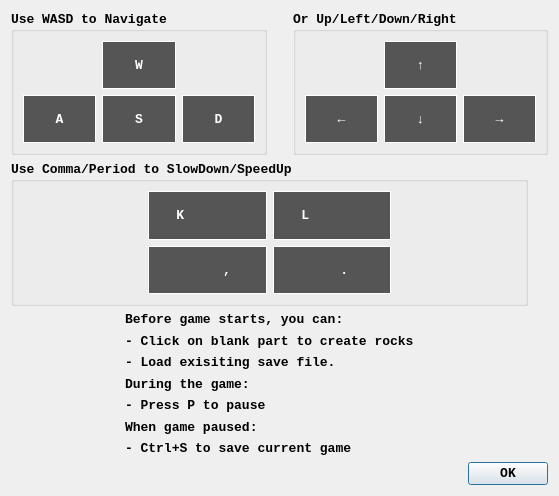
<?xml version="1.0" encoding="UTF-8"?>
<ui version="4.0">
 <class>Help</class>
 <widget class="QDialog" name="Help">
  <property name="geometry">
   <rect>
    <x>0</x>
    <y>0</y>
    <width>559</width>
    <height>496</height>
   </rect>
  </property>
  <property name="font">
   <font>
    <family>Courier New</family>
    <pointsize>10</pointsize>
    <weight>75</weight>
    <bold>true</bold>
   </font>
  </property>
  <property name="windowTitle">
   <string>Help</string>
  </property>
  <layout class="QVBoxLayout" name="verticalLayout_2">
   <item>
    <layout class="QVBoxLayout" name="verticalLayout">
     <item>
      <layout class="QHBoxLayout" name="horizontalLayout">
       <item>
        <layout class="QHBoxLayout" name="horizontalLayout_4">
         <item>
          <widget class="QGroupBox" name="groupBox">
           <property name="title">
            <string>Use WASD to Navigate</string>
           </property>
           <layout class="QGridLayout" name="gridLayout_3">
            <item row="0" column="1">
             <layout class="QGridLayout" name="gridLayout_2">
              <item row="1" column="1">
               <widget class="QLabel" name="label_5">
                <property name="styleSheet">
                 <string notr="true">background-color:rgb(85, 85, 85);
border: 1px solid white;
color: white;
font: 87 9pt &quot;Arial Black&quot;;</string>
                </property>
                <property name="text">
                 <string>S</string>
                </property>
                <property name="alignment">
                 <set>Qt::AlignCenter</set>
                </property>
               </widget>
              </item>
              <item row="1" column="0">
               <widget class="QLabel" name="label_4">
                <property name="styleSheet">
                 <string notr="true">background-color:rgb(85, 85, 85);
border: 1px solid white;
color: white;
font: 87 9pt &quot;Arial Black&quot;;</string>
                </property>
                <property name="text">
                 <string>A</string>
                </property>
                <property name="alignment">
                 <set>Qt::AlignCenter</set>
                </property>
               </widget>
              </item>
              <item row="1" column="2">
               <widget class="QLabel" name="label_6">
                <property name="styleSheet">
                 <string notr="true">background-color:rgb(85, 85, 85);
border: 1px solid white;
color: white;
font: 87 9pt &quot;Arial Black&quot;;</string>
                </property>
                <property name="text">
                 <string>D</string>
                </property>
                <property name="alignment">
                 <set>Qt::AlignCenter</set>
                </property>
               </widget>
              </item>
              <item row="0" column="1">
               <widget class="QLabel" name="label_2">
                <property name="styleSheet">
                 <string notr="true">background-color:rgb(85, 85, 85);
border: 1px solid white;
color: white;
font: 87 9pt &quot;Arial Black&quot;;</string>
                </property>
                <property name="text">
                 <string>W</string>
                </property>
                <property name="alignment">
                 <set>Qt::AlignCenter</set>
                </property>
               </widget>
              </item>
             </layout>
            </item>
           </layout>
          </widget>
         </item>
         <item>
          <spacer name="verticalSpacer_2">
           <property name="orientation">
            <enum>Qt::Vertical</enum>
           </property>
           <property name="sizeHint" stdset="0">
            <size>
             <width>20</width>
             <height>40</height>
            </size>
           </property>
          </spacer>
         </item>
         <item>
          <widget class="QGroupBox" name="groupBox_2">
           <property name="title">
            <string>Or Up/Left/Down/Right</string>
           </property>
           <layout class="QGridLayout" name="gridLayout_5">
            <item row="0" column="0">
             <layout class="QGridLayout" name="gridLayout_4">
              <item row="0" column="1">
               <widget class="QLabel" name="label_3">
                <property name="styleSheet">
                 <string notr="true">background-color:rgb(85, 85, 85);
border: 1px solid white;
color: white;
font: 87 9pt &quot;Arial Black&quot;;</string>
                </property>
                <property name="text">
                 <string>↑</string>
                </property>
                <property name="alignment">
                 <set>Qt::AlignCenter</set>
                </property>
               </widget>
              </item>
              <item row="1" column="0">
               <widget class="QLabel" name="label_8">
                <property name="styleSheet">
                 <string notr="true">background-color:rgb(85, 85, 85);
border: 1px solid white;
color: white;
font: 87 9pt &quot;Arial Black&quot;;</string>
                </property>
                <property name="text">
                 <string>←</string>
                </property>
                <property name="alignment">
                 <set>Qt::AlignCenter</set>
                </property>
               </widget>
              </item>
              <item row="1" column="1">
               <widget class="QLabel" name="label_9">
                <property name="styleSheet">
                 <string notr="true">background-color:rgb(85, 85, 85);
border: 1px solid white;
color: white;
font: 87 9pt &quot;Arial Black&quot;;</string>
                </property>
                <property name="text">
                 <string>↓</string>
                </property>
                <property name="alignment">
                 <set>Qt::AlignCenter</set>
                </property>
               </widget>
              </item>
              <item row="1" column="2">
               <widget class="QLabel" name="label_10">
                <property name="styleSheet">
                 <string notr="true">background-color:rgb(85, 85, 85);
border: 1px solid white;
color: white;
font: 87 9pt &quot;Arial Black&quot;;</string>
                </property>
                <property name="text">
                 <string>→</string>
                </property>
                <property name="alignment">
                 <set>Qt::AlignCenter</set>
                </property>
               </widget>
              </item>
             </layout>
            </item>
           </layout>
          </widget>
         </item>
        </layout>
       </item>
      </layout>
     </item>
     <item>
      <layout class="QHBoxLayout" name="horizontalLayout_5">
       <item>
        <widget class="QGroupBox" name="groupBox_3">
         <property name="title">
          <string>Use Comma/Period to SlowDown/SpeedUp</string>
         </property>
         <layout class="QGridLayout" name="gridLayout_9">
          <item row="1" column="1">
           <widget class="QLabel" name="label_29">
            <property name="styleSheet">
             <string notr="true">background-color:rgb(85, 85, 85);
border: 1px solid white;
color: white;
font: 87 9pt &quot;Arial Black&quot;;</string>
            </property>
            <property name="text">
             <string>         ,   </string>
            </property>
           </widget>
          </item>
          <item row="1" column="2">
           <widget class="QLabel" name="label_30">
            <property name="styleSheet">
             <string notr="true">background-color:rgb(85, 85, 85);
border: 1px solid white;
color: white;
font: 87 9pt &quot;Arial Black&quot;;</string>
            </property>
            <property name="text">
             <string>        .   </string>
            </property>
           </widget>
          </item>
          <item row="1" column="3">
           <widget class="QLabel" name="label_31">
            <property name="text">
             <string>             </string>
            </property>
           </widget>
          </item>
          <item row="1" column="0">
           <widget class="QLabel" name="label_28">
            <property name="text">
             <string>        </string>
            </property>
           </widget>
          </item>
          <item row="0" column="3">
           <widget class="QLabel" name="label_27">
            <property name="text">
             <string>        </string>
            </property>
           </widget>
          </item>
          <item row="0" column="0">
           <widget class="QLabel" name="label_24">
            <property name="text">
             <string>         </string>
            </property>
           </widget>
          </item>
          <item row="0" column="2">
           <widget class="QLabel" name="label_26">
            <property name="styleSheet">
             <string notr="true">background-color:rgb(85, 85, 85);
border: 1px solid white;
color: white;
font: 87 9pt &quot;Arial Black&quot;;</string>
            </property>
            <property name="text">
             <string>   L</string>
            </property>
           </widget>
          </item>
          <item row="0" column="1">
           <widget class="QLabel" name="label_25">
            <property name="styleSheet">
             <string notr="true">background-color:rgb(85, 85, 85);
border: 1px solid white;
color: white;
font: 87 9pt &quot;Arial Black&quot;;</string>
            </property>
            <property name="text">
             <string>   K</string>
            </property>
           </widget>
          </item>
         </layout>
        </widget>
       </item>
       <item>
        <spacer name="verticalSpacer_3">
         <property name="orientation">
          <enum>Qt::Vertical</enum>
         </property>
         <property name="sizeHint" stdset="0">
          <size>
           <width>20</width>
           <height>40</height>
          </size>
         </property>
        </spacer>
       </item>
      </layout>
     </item>
     <item>
      <layout class="QHBoxLayout" name="horizontalLayout_2">
       <item>
        <spacer name="horizontalSpacer_2">
         <property name="orientation">
          <enum>Qt::Horizontal</enum>
         </property>
         <property name="sizeHint" stdset="0">
          <size>
           <width>40</width>
           <height>20</height>
          </size>
         </property>
        </spacer>
       </item>
       <item>
        <layout class="QVBoxLayout" name="verticalLayout_3">
         <item>
          <widget class="QLabel" name="label">
           <property name="text">
            <string>Before game starts, you can:</string>
           </property>
          </widget>
         </item>
         <item>
          <widget class="QLabel" name="label_18">
           <property name="text">
            <string>- Click on blank part to create rocks</string>
           </property>
          </widget>
         </item>
         <item>
          <widget class="QLabel" name="label_19">
           <property name="text">
            <string>- Load exisiting save file.</string>
           </property>
          </widget>
         </item>
         <item>
          <widget class="QLabel" name="label_20">
           <property name="text">
            <string>During the game:</string>
           </property>
          </widget>
         </item>
         <item>
          <widget class="QLabel" name="label_21">
           <property name="text">
            <string>- Press P to pause</string>
           </property>
          </widget>
         </item>
         <item>
          <widget class="QLabel" name="label_22">
           <property name="text">
            <string>When game paused:</string>
           </property>
          </widget>
         </item>
         <item>
          <widget class="QLabel" name="label_23">
           <property name="text">
            <string>- Ctrl+S to save current game</string>
           </property>
          </widget>
         </item>
        </layout>
       </item>
       <item>
        <spacer name="horizontalSpacer_3">
         <property name="orientation">
          <enum>Qt::Horizontal</enum>
         </property>
         <property name="sizeHint" stdset="0">
          <size>
           <width>40</width>
           <height>20</height>
          </size>
         </property>
        </spacer>
       </item>
       <item>
        <spacer name="verticalSpacer">
         <property name="orientation">
          <enum>Qt::Vertical</enum>
         </property>
         <property name="sizeHint" stdset="0">
          <size>
           <width>20</width>
           <height>40</height>
          </size>
         </property>
        </spacer>
       </item>
      </layout>
     </item>
     <item>
      <layout class="QHBoxLayout" name="horizontalLayout_3">
       <item>
        <spacer name="horizontalSpacer">
         <property name="orientation">
          <enum>Qt::Horizontal</enum>
         </property>
         <property name="sizeHint" stdset="0">
          <size>
           <width>40</width>
           <height>20</height>
          </size>
         </property>
        </spacer>
       </item>
       <item>
        <widget class="QPushButton" name="pushButton">
         <property name="text">
          <string>OK</string>
         </property>
        </widget>
       </item>
      </layout>
     </item>
    </layout>
   </item>
  </layout>
 </widget>
 <resources/>
 <connections>
  <connection>
   <sender>pushButton</sender>
   <signal>clicked()</signal>
   <receiver>Help</receiver>
   <slot>accept()</slot>
   <hints>
    <hint type="sourcelabel">
     <x>493</x>
     <y>363</y>
    </hint>
    <hint type="destinationlabel">
     <x>393</x>
     <y>371</y>
    </hint>
   </hints>
  </connection>
 </connections>
</ui>
